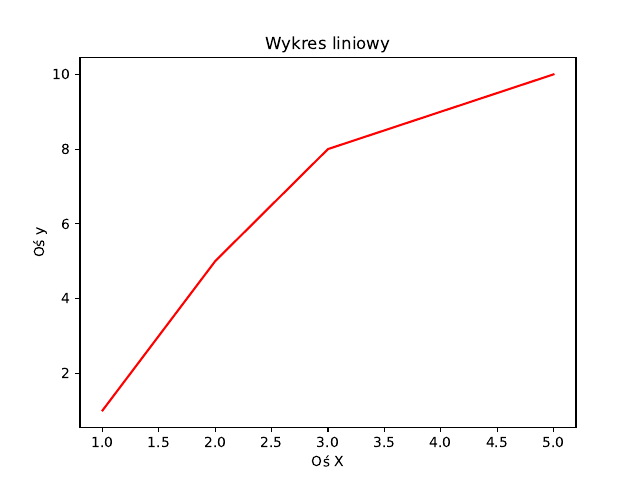

This figure's Python source:
import matplotlib.pyplot as plt

x = [1, 2, 3, 4, 5]
y = [1, 5, 8, 9, 10]

plt.plot(x, y, color="red")
plt.title("Wykres liniowy")
plt.xlabel("Oś X")
plt.ylabel("Oś y")

plt.savefig('wykres.png')
plt.savefig('wykres.pdf')
plt.show()
